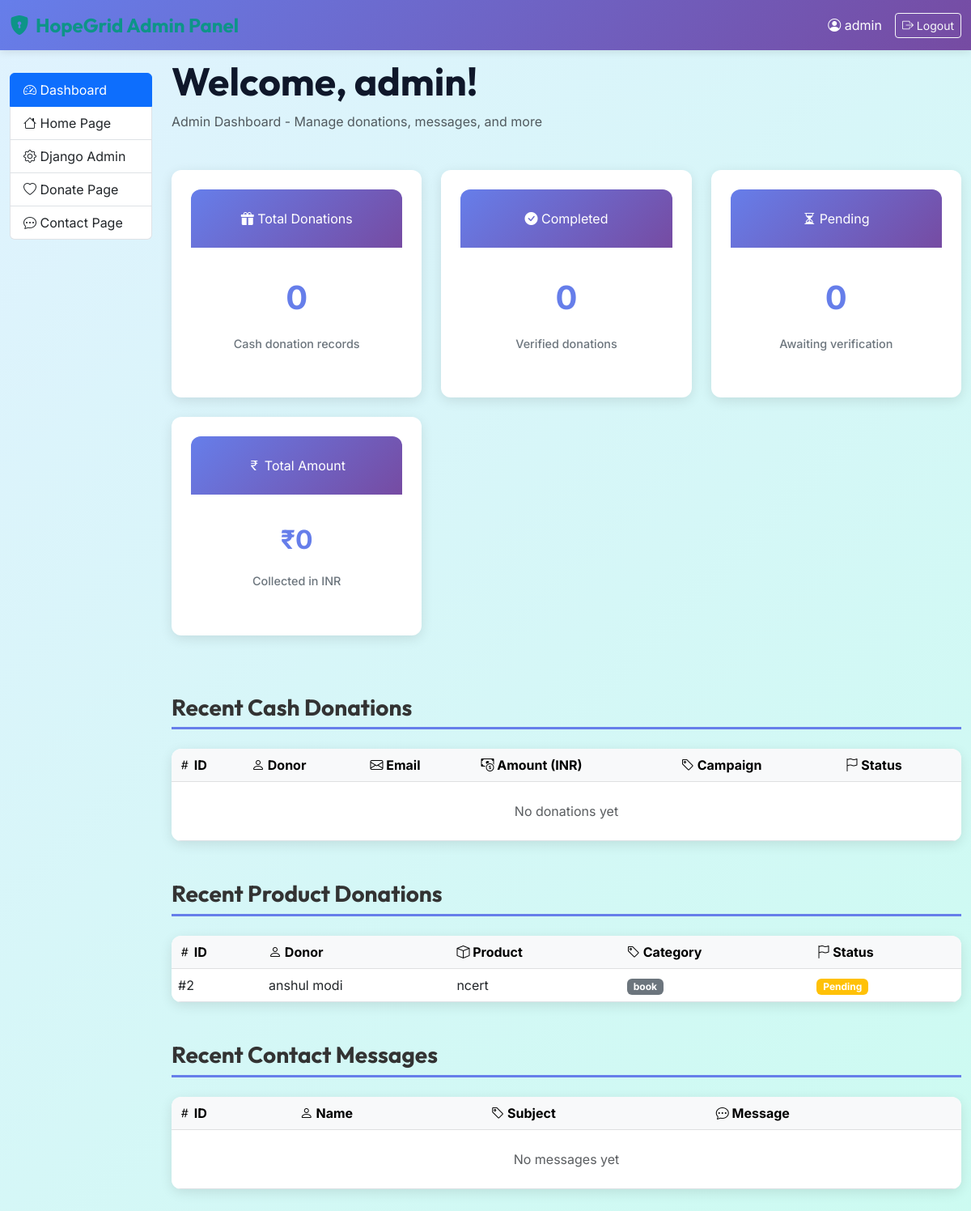
The page /admin-dashboard/ (signed in) on the database as committed earlier.
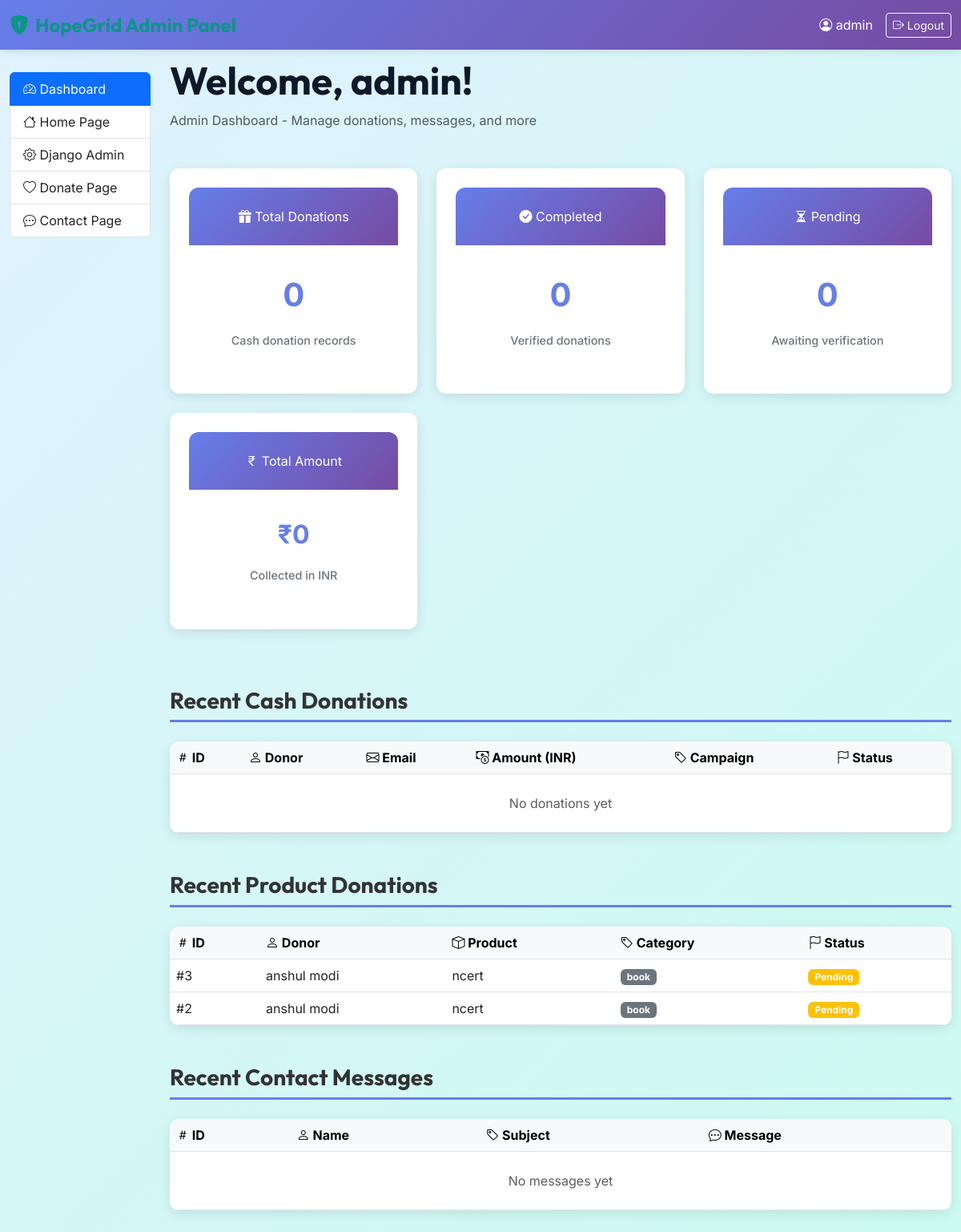
The same page on the database as committed later.
### App/App/models.py (models this page shows, shortened)
class ProductDonation(models.Model):
    CATEGORY_CHOICES = [
        ('book', 'Books & Stationery'),
        ('food', 'Food & Groceries'),
        ('clothes', 'Clothes & Apparel'),
        ('furniture', 'Furniture & Household'),
        ('machine', 'Machines & Electronic Appliances'),
        ('other', 'Other Products'),
    ]
    CONDITION_CHOICES = [
        ('New', 'Brand New / Sealed'),
        ('Like New', 'Like New / Barely Used'),
        ('Good', 'Good / Fully Functional'),
        ('Fair', 'Fair / Needs minor cleanup'),
        ('Poor', 'Poor / Needs repair'),
    ]
    STATUS_CHOICES = [
        ('Pending', 'Pending Review'),
        ('Scheduled', 'Pickup Scheduled'),
        ('Collected', 'Product Collected'),
        ('Completed', 'Distributed / Completed'),
        ('Cancelled', 'Cancelled / Declined'),
    ]
    donor_name = models.CharField(max_length=255, verbose_name="Donor Name")
    donor_email = models.EmailField(verbose_name="Donor Email")
    donor_phone = models.CharField(max_length=20, verbose_name="Donor Contact Number")
    product_category = models.CharField(max_length=20, choices=CATEGORY_CHOICES, default='other', verbose_name="Product Category")
    product_name = models.CharField(max_length=255, verbose_name="Product Name / Title", help_text="e.g. 'Science textbooks', 'Winter jackets'")
    product_description = models.TextField(blank=True, verbose_name="Product Description & Quantity", help_text="List details, quantities, and condition notes")
    product_condition = models.CharField(max_length=20, choices=CONDITION_CHOICES, default='Good', verbose_name="Condition")
    pickup_address = models.TextField(verbose_name="Collection / Pickup Address")
    pickup_time_preference = models.CharField(max_length=255, blank=True, verbose_name="Preferred Pickup Day/Time", help_text="e.g. 'Weekends morning', 'Any weekday after 5 PM'")
    status = models.CharField(max_length=20, choices=STATUS_CHOICES, default='Pending', verbose_name="Pickup / Distribution Status")
    admin_notes = models.TextField(blank=True, verbose_name="Admin Notes", help_text="Internal notes for scheduling, driver names, or distribution logs")
    created_at = models.DateTimeField(auto_now_add=True, verbose_name="Request Date")
    class Meta:
        verbose_name = "Product Donation Request"
        verbose_name_plural = "Product Donation Requests"
        ordering = ['-created_at']

### App/App/views.py (the view)
# urls.py: path('admin-dashboard/', views.admin_home_view, name='admin_home'),  # Admin dashboard at http://127.0.0.1:8000/admin-dashboard/
@login_required(login_url='home')
def admin_home_view(request):
    if not (request.user.is_staff or request.user.is_superuser):
        return redirect('home')
    total_cash_donations = CashDonation.objects.count()
    completed_donations = CashDonation.objects.filter(status='Completed').count()
    pending_donations = CashDonation.objects.filter(status='Pending').count()
    total_amount = sum(float(d.amount_inr) for d in CashDonation.objects.all())
    context = {
        'total_cash_donations': total_cash_donations,
        'completed_donations': completed_donations,
        'pending_donations': pending_donations,
        'total_amount': round(total_amount, 2),
        'recent_donations': CashDonation.objects.all().order_by('-id')[:10],
        'recent_product_donations': ProductDonation.objects.all().order_by('-id')[:10],
        'recent_messages': ContactMessage.objects.all().order_by('-id')[:10],
    }
    return render(request, 'admin_home.html', context)

### template/admin_home.html (shortened to what this page needs)
{% load static %}
<!doctype html>
<html lang="en">
  <head>
    <link
      href="https://cdn.jsdelivr.net/npm/bootstrap@5.3.0/dist/css/bootstrap.min.css"
      rel="stylesheet"
    />
    <link
      href="https://cdn.jsdelivr.net/npm/bootstrap-icons@1.11.3/font/bootstrap-icons.css"
      rel="stylesheet"
    />
    <link rel="stylesheet" href="{% static 'style.css' %}?v=1.6" />
  </head>
  <body>
    <nav class="navbar navbar-dark admin-navbar fixed-top">
      <div class="container-fluid">
        <a class="navbar-brand fw-bold" href="{% url 'admin_home' %}">
          <i class="bi bi-shield-lock-fill"></i> HopeGrid Admin Panel
        </a>
        <div class="d-flex align-items-center">
          <span class="text-white me-3">
            <i class="bi bi-person-circle"></i> {{ user.username }}
          </span>
          <a href="{% url 'logout' %}" class="btn btn-outline-light btn-sm">
            <i class="bi bi-box-arrow-right"></i> Logout
          </a>
        </div>
      </div>
    </nav>
    <div class="container-fluid pt-5 mt-4">
      <div class="row">
        <div class="col-md-3 col-lg-2 mb-4">
          <div class="list-group sticky-top" style="top: 90px">
            <a
              href="{% url 'admin_home' %}"
              class="list-group-item list-group-item-action active"
            >
              <i class="bi bi-speedometer2"></i> Dashboard
            </a>
            <a
              href="{% url 'index' %}"
              class="list-group-item list-group-item-action"
            >
              <i class="bi bi-house"></i> Home Page
            </a>
            <a href="/admin/" class="list-group-item list-group-item-action">
              <i class="bi bi-gear"></i> Django Admin
            </a>
            <a
              href="{% url 'donate' %}"
              class="list-group-item list-group-item-action"
            >
              <i class="bi bi-heart"></i> Donate Page
            </a>
            <a
              href="{% url 'contact' %}"
              class="list-group-item list-group-item-action"
            >
              <i class="bi bi-chat-dots"></i> Contact Page
            </a>
          </div>
        </div>
        <div class="col-md-9 col-lg-10">
          <div class="mb-5">
            <h1 class="display-5 fw-bold mb-2">
              Welcome, {{ user.first_name|default:user.username }}!
            </h1>
            <p class="text-muted">
              Admin Dashboard - Manage donations, messages, and more
            </p>
          </div>
          <div class="row mb-5">
            <div class="col-md-6 col-lg-4 mb-4">
              <div class="card stat-card">
                <div class="stat-card-header">
                  <i class="bi bi-gift-fill"></i> Total Donations
                </div>
                <div class="card-body">
                  <div class="stat-value">{{ total_cash_donations }}</div>
                  <p class="stat-label">Cash donation records</p>
                </div>
              </div>
            </div>
            <div class="col-md-6 col-lg-4 mb-4">
              <div class="card stat-card">
                <div class="stat-card-header">
                  <i class="bi bi-check-circle-fill"></i> Completed
                </div>
                <div class="card-body">
                  <div class="stat-value">{{ completed_donations }}</div>
                  <p class="stat-label">Verified donations</p>
                </div>
              </div>
            </div>
            <div class="col-md-6 col-lg-4 mb-4">
              <div class="card stat-card">
                <div class="stat-card-header">
                  <i class="bi bi-hourglass-split"></i> Pending
                </div>
                <div class="card-body">
                  <div class="stat-value">{{ pending_donations }}</div>
                  <p class="stat-label">Awaiting verification</p>
                </div>
              </div>
            </div>
            <div class="col-md-6 col-lg-4 mb-4">
              <div class="card stat-card">
                <div class="stat-card-header">
                  <i class="bi bi-currency-rupee"></i> Total Amount
                </div>
                <div class="card-body">
                  <div class="stat-value" style="font-size: 2rem">
                    ₹{{ total_amount }}
                  </div>
                  <p class="stat-label">Collected in INR</p>
                </div>
              </div>
            </div>
          </div>
          <div class="mb-5">
            <h3 class="section-title">Recent Cash Donations</h3>
            <div class="table-container">
              <table class="table table-hover mb-0">
                <thead class="table-light">
                  <tr>
                    <th><i class="bi bi-hash"></i> ID</th>
                    <th><i class="bi bi-person"></i> Donor</th>
                    <th><i class="bi bi-envelope"></i> Email</th>
                    <th><i class="bi bi-cash-coin"></i> Amount (INR)</th>
                    <th><i class="bi bi-tag"></i> Campaign</th>
                    <th><i class="bi bi-flag"></i> Status</th>
                  </tr>
                </thead>
                <tbody>
                  {% for donation in recent_donations %}
                  <tr>
                    <td>#{{ donation.id }}</td>
                    <td>{{ donation.donor_name }}</td>
                    <td>{{ donation.donor_email }}</td>
                    <td><strong>₹{{ donation.amount_inr }}</strong></td>
                    <td>
                      <span class="badge bg-info">{{ donation.campaign }}</span>
                    </td>
                    <td>
                      {% if donation.status == 'Completed' %}
                      <span class="badge bg-success"
                        >{{ donation.status }}</span
                      >
                      {% else %}
                      <span class="badge bg-warning"
                        >{{ donation.status }}</span
                      >
                      {% endif %}
                    </td>
                  </tr>
                  {% empty %}
                  <tr>
                    <td colspan="6" class="text-center text-muted py-4">
                      No donations yet
                    </td>
                  </tr>
                  {% endfor %}
                </tbody>
              </table>
            </div>
          </div>
          <div class="mb-5">
            <h3 class="section-title">Recent Product Donations</h3>
            <div class="table-container">
              <table class="table table-hover mb-0">
                <thead class="table-light">
                  <tr>
                    <th><i class="bi bi-hash"></i> ID</th>
                    <th><i class="bi bi-person"></i> Donor</th>
                    <th><i class="bi bi-box"></i> Product</th>
                    <th><i class="bi bi-tag"></i> Category</th>
                    <th><i class="bi bi-flag"></i> Status</th>
                  </tr>
                </thead>
                <tbody>
                  {% for product in recent_product_donations %}
                  <tr>
                    <td>#{{ product.id }}</td>
                    <td>{{ product.donor_name }}</td>
                    <td>{{ product.product_name }}</td>
                    <td>
                      <span class="badge bg-secondary"
                        >{{ product.product_category }}</span
                      >
                    </td>
                    <td>
                      {% if product.status == 'Picked Up' %}
                      <span class="badge bg-success">{{ product.status }}</span>
                      {% else %}
                      <span class="badge bg-warning">{{ product.status }}</span>
                      {% endif %}
                    </td>
                  </tr>
                  {% empty %}
                  <tr>
                    <td colspan="5" class="text-center text-muted py-4">
                      No product donations yet
                    </td>
                  </tr>
                  {% endfor %}
                </tbody>
              </table>
            </div>
          </div>
          <div class="mb-5">
            <h3 class="section-title">Recent Contact Messages</h3>
            <div class="table-container">
              <table class="table table-hover mb-0">
                <thead class="table-light">
                  <tr>
                    <th><i class="bi bi-hash"></i> ID</th>
                    <th><i class="bi bi-person"></i> Name</th>
                    <th><i class="bi bi-tag"></i> Subject</th>
                    <th><i class="bi bi-chat-dots"></i> Message</th>
                  </tr>
                </thead>
                <tbody>
                  {% for message in recent_messages %}
                  <tr>
                    <td>#{{ message.id }}</td>
                    <td>{{ message.donor_name }}</td>
                    <td>
                      <span class="badge bg-info">{{ message.subject }}</span>
                    </td>
                    <td>{{ message.message|truncatewords:10 }}</td>
                  </tr>
                  {% empty %}
                  <tr>
                    <td colspan="4" class="text-center text-muted py-4">
                      No messages yet
                    </td>
                  </tr>
                  {% endfor %}
                </tbody>
              </table>
            </div>
          </div>
        </div>
      </div>
    </div>
  </body>
</html>

### static/style.css (style rules this page uses)
:root { --primary-color: #0d9488; --primary-hover: #0f766e; --secondary-color: #f59e0b; --text-dark: #0f172a; --bg-gradient: linear-gradient(135deg, #e0f2fe 0%, #ccfbf1 100%); --font-heading: 'Outfit', sans-serif; --font-body: 'Inter', sans-serif; }
body { font-family: var(--font-body); background: var(--bg-gradient); min-height: 100vh; position: relative; overflow-x: hidden; margin: 0; }
:root { --primary-color: #0d9488; --primary-hover: #0f766e; --secondary-color: #f59e0b; --secondary-hover: #d97706; --dark-color: #0f172a; --light-color: #f8fafc; --glass-bg: rgba(255, 255, 255, 0.85); --glass-border: rgba(255, 255, 255, 0.4); --glass-shadow: 0 8px 32px 0 rgba(13, 148, 136, 0.08); --transition-smooth: all 0.3s cubic-bezier(0.4, 0, 0.2, 1); --font-heading: 'Outfit', sans-serif; --font-body: 'Inter', sans-serif; }
body { font-family: var(--font-body); background-color: var(--light-color); color: #334155; overflow-x: hidden; scroll-behavior: smooth; }
h1, h2, h3, h4, h5, h6 { font-family: var(--font-heading); font-weight: 700; color: var(--dark-color); }
.navbar-brand { font-family: var(--font-heading); font-weight: 800; font-size: 1.5rem; color: var(--primary-color) !important; display: flex; align-items: center; gap: 8px; }
.stat-card { padding: 24px; text-align: center; }

### template/admin_home.html (style rules this page uses)
.admin-navbar { background: linear-gradient(135deg, #667eea 0%, #764ba2 100%); box-shadow: 0 2px 10px rgba(0, 0, 0, 0.1); }
.stat-card { border-radius: 12px; border: none; box-shadow: 0 4px 15px rgba(0, 0, 0, 0.1); transition: transform 0.3s ease, box-shadow 0.3s ease; }
.stat-card-header { background: linear-gradient(135deg, #667eea 0%, #764ba2 100%); color: white; padding: 1.5rem; border-radius: 12px 12px 0 0; }
.stat-value { font-size: 2.5rem; font-weight: 700; color: #667eea; margin: 1rem 0; }
.stat-label { color: #6c757d; font-size: 0.9rem; font-weight: 500; }
.table-container { background: white; border-radius: 12px; box-shadow: 0 4px 15px rgba(0, 0, 0, 0.1); overflow: hidden; }
.section-title { color: #333; font-weight: 700; margin-bottom: 1.5rem; padding-bottom: 0.5rem; border-bottom: 3px solid #667eea; }

Rows that differ between the two databases and show on the page:
added ProductDonation: id "3", donor_name "anshul modi", product_name "ncert", product_category "book", status "Pending"
